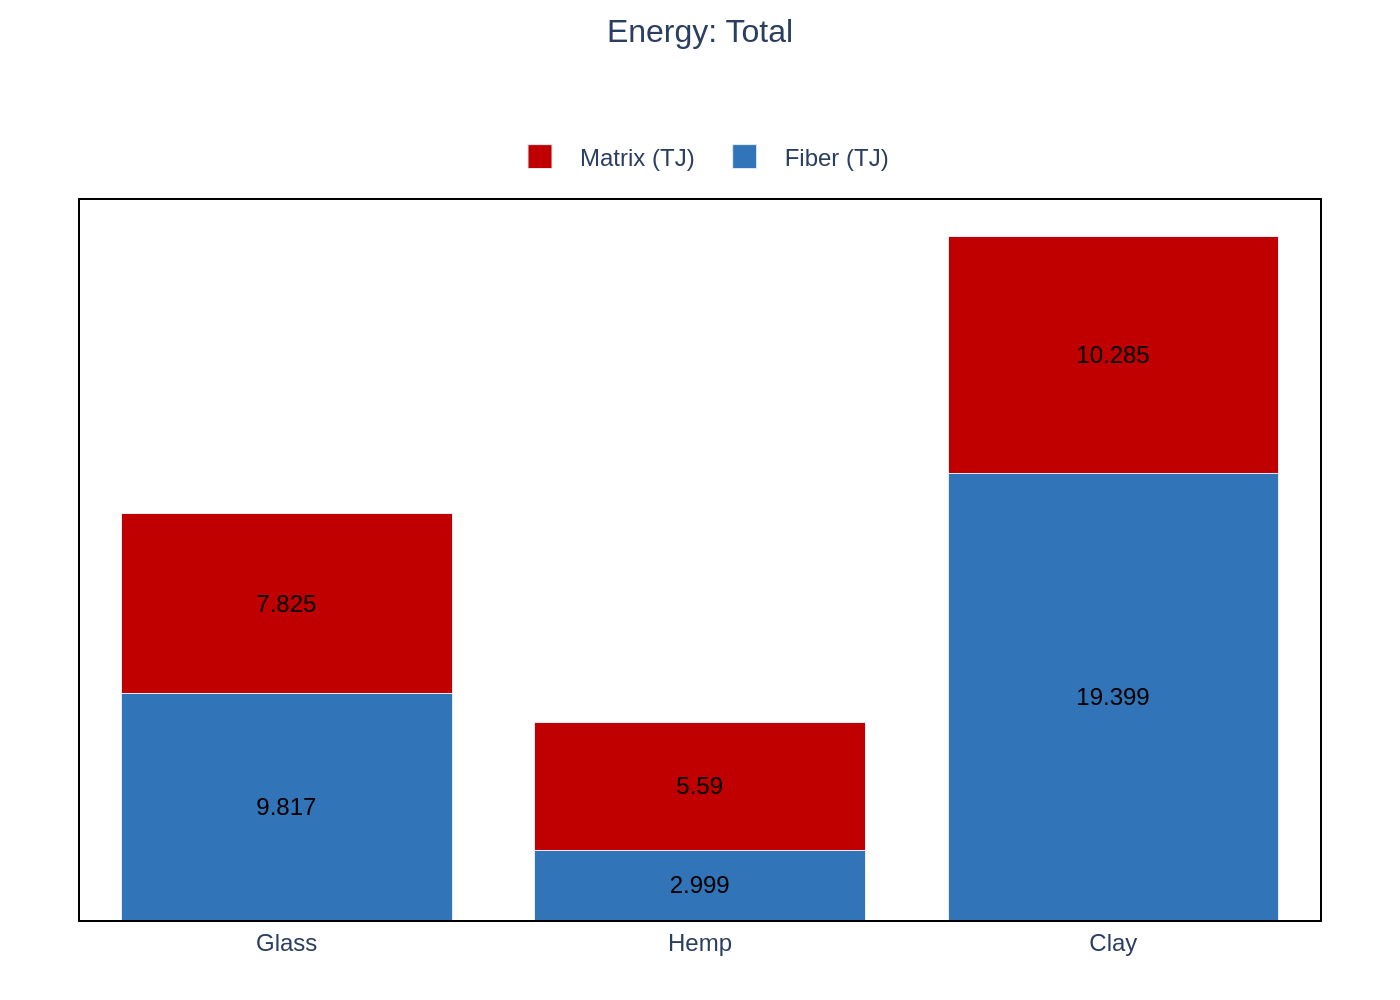

Source code (Python):
import sys
import json
import plotly.graph_objects as go
import os

# Check for command-line argument
if len(sys.argv) != 2:
    print("Usage: python generate_chart.py <json_file_path>")
    sys.exit(1)

json_path = sys.argv[1]

# Read data from the specified JSON file
try:
    with open(json_path, 'r', encoding='utf-8') as f:
        chart_details = json.load(f)
except FileNotFoundError:
    print(f"Error: JSON file not found at {json_path}")
    sys.exit(1)

# Extract data for plotting
data = chart_details['chart_data']
texts = chart_details['texts']
colors = chart_details['colors']

# Initialize figure
fig = go.Figure()

# Add a trace for each series in the data
for i, series in enumerate(data['series']):
    fig.add_trace(go.Bar(
        name=series['name'],
        x=data['categories'],
        y=series['values'],
        marker_color=colors[i],
        text=series['values'],
        textposition='inside',
        insidetextanchor='middle',
        textfont=dict(color='black', size=12)
    ))

# Update layout for styling and titles
fig.update_layout(
    barmode='stack',
    title=dict(
        text=texts['title'],
        x=0.5,
        y=0.98,
        xanchor='center',
        yanchor='top',
        font=dict(size=16)
    ),
    xaxis=dict(
        title_text=texts['x_axis_title'],
        showgrid=False,
        showline=True,
        linewidth=1,
        linecolor='black',
        mirror=True
    ),
    yaxis=dict(
        title_text=texts['y_axis_title'],
        showticklabels=False,
        showgrid=False,
        showline=True,
        linewidth=1,
        linecolor='black',
        mirror=True
    ),
    legend=dict(
        orientation='h',
        yanchor='bottom',
        y=1.02,
        xanchor='center',
        x=0.5
    ),
    font=dict(family="Arial"),
    plot_bgcolor='white',
    paper_bgcolor='white',
    margin=dict(l=40, r=40, t=100, b=40)
)

# Determine output filename from input JSON path
output_filename = os.path.splitext(json_path)[0] + '.png'

# Write the image file
fig.write_image(output_filename, scale=2)

print(f"Chart saved to {output_filename}")
